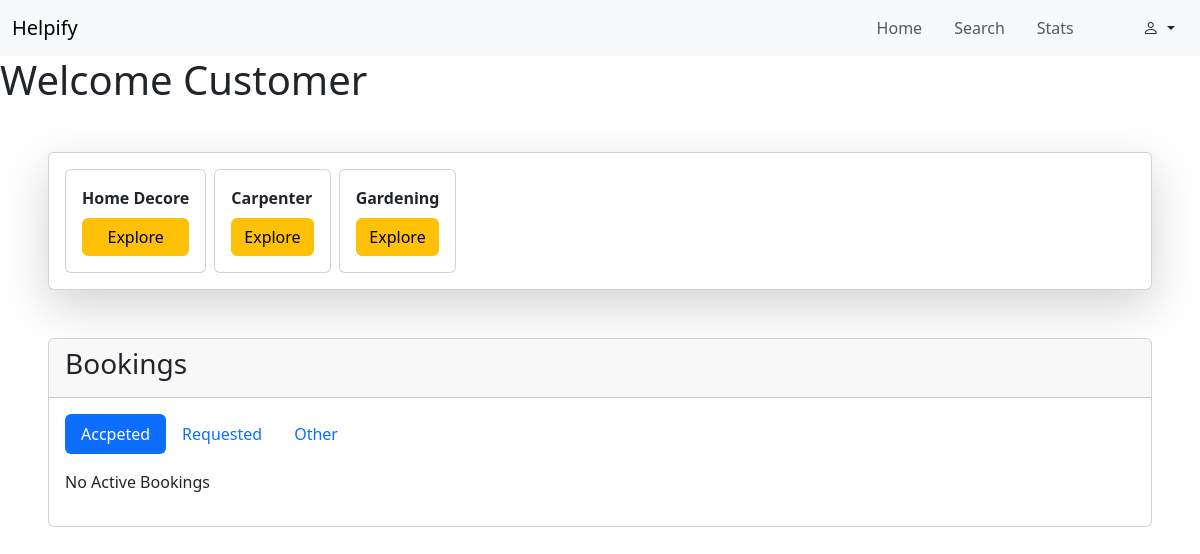
The app's page /customer/dashboard (signed in), older data.
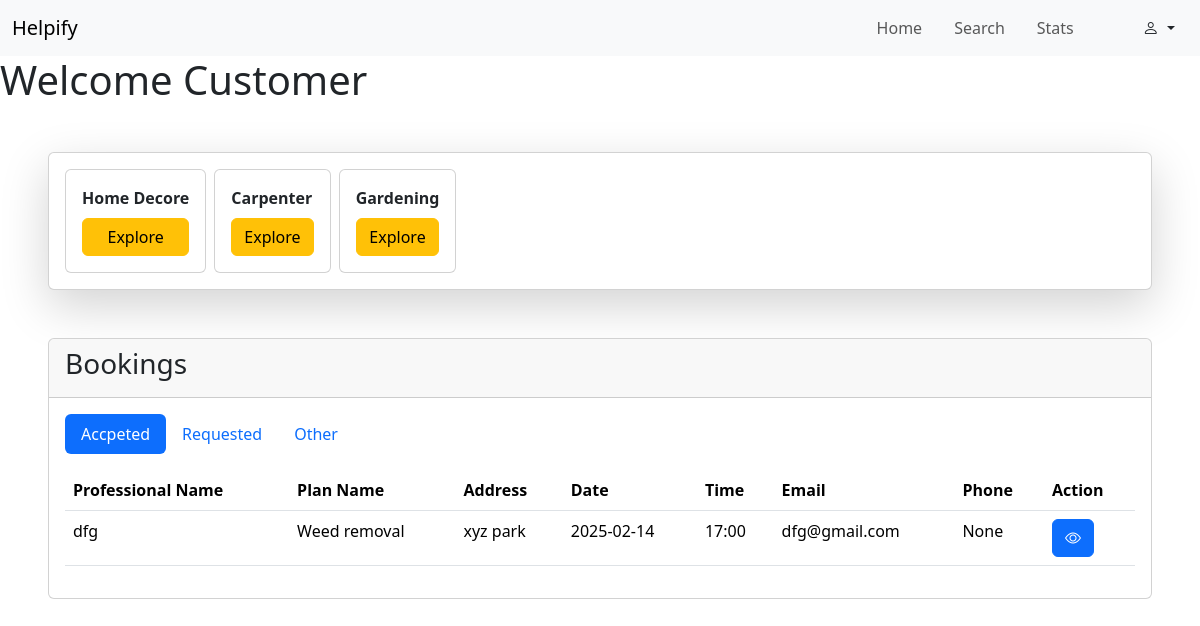
The same page, newer data.
### backend/models.py (models this page shows, shortened)
class ServiceCategory(db.Model):
    __tablename__ = "category"
    id = db.Column(db.Integer, primary_key=True, autoincrement=True)
    name = db.Column(db.String, unique=True)
    base_price = db.Column(db.Integer)
    tags = db.Column(db.String)
    img_url = db.Column(db.String, unique=True)
    service_plans = db.relationship("ServicePlan", backref="category")
    professionals = db.relationship("Professional", backref="category",cascade="all, delete-orphan")

class Booking(db.Model):
    __tablename__ = "booking"
    id = db.Column(db.Integer, primary_key=True, autoincrement=True)
    date = db.Column(db.String)
    time = db.Column(db.String)
    address = db.Column(db.String)
    status = db.Column(db.String)
    rating = db.Column(db.Integer)
    ratingmessage=db.Column(db.String)
    remark=db.Column(db.String)
    professional_id = db.Column(db.Integer, db.ForeignKey("professional.id"), nullable=False)
    customer_id = db.Column(db.Integer, db.ForeignKey("customer.id"), nullable=False)
    category_id = db.Column(db.Integer, db.ForeignKey("category.id"), nullable=False)
    service_plan_id = db.Column(db.Integer, db.ForeignKey("service_plan.id"), nullable=False)

class Professional(db.Model,UserMixin):
    __tablename__ = 'professional'
    id = db.Column(db.Integer, primary_key=True, autoincrement=True)
    name = db.Column(db.String, unique=True)
    address = db.Column(db.String)
    email = db.Column(db.String, unique=True)
    password = db.Column(db.String)
    experience = db.Column(db.Integer)
    phone = db.Column(db.String)
    city = db.Column(db.String)
    status = db.Column(db.String)
    resume=db.Column(db.String)
    category_id = db.Column(db.Integer, db.ForeignKey("category.id"))
    all_plans = db.relationship("ServicePlan", backref="professional", cascade="all, delete-orphan")
    assigned_booking = db.relationship("Booking", backref="professional", cascade="all, delete-orphan")

class ServicePlan(db.Model):
    __tablename__ = "service_plan"
    id = db.Column(db.Integer, primary_key=True, autoincrement=True)
    name = db.Column(db.String, unique=True)
    price = db.Column(db.Integer)
    description = db.Column(db.String)
    planimg=db.Column(db.String)
    tags=db.Column(db.String)
    category_id = db.Column(db.Integer, db.ForeignKey("category.id"), nullable=False)
    professional_id = db.Column(db.Integer, db.ForeignKey("professional.id"), nullable=False)
    bookings = db.relationship("Booking", backref="service_plan")

class User(db.Model,UserMixin):
    __tablename__ = "customer"
    id = db.Column(db.Integer, primary_key=True, autoincrement=True)
    name = db.Column(db.String, unique=True)
    address = db.Column(db.String)
    city = db.Column(db.String)
    email = db.Column(db.String, unique=True)
    password = db.Column(db.String)
    phone = db.Column(db.String)
    status=db.Column(db.String)
    sent_booking = db.relationship("Booking", backref="customer")

### backend/routes.py (the view, shortened to what this page needs)
@app.route("/customer/dashboard", methods=["GET","POST"])
@login_required
def cust_dash():
    if isinstance(current_user, User):
        if request.method=="GET":
            cat= db.session.query(ServiceCategory).all()
            all_bookings=db.session.query(Booking).filter_by(customer_id=current_user.id).all()
            A_b=[]
            R_b =[]
            O_b = []
            for booking in all_bookings:
                    if booking.status=="Accepted" or booking.status=="inprogress" or booking.status=="Done":
                        A_b.append(booking)
                    elif booking.status == "Requested":
                        R_b.append(booking)
                    else:
                        O_b.append(booking)
            print(O_b)
            return render_template("/customer/dashboard.html",u=current_user,cats=cat,A_b=A_b,R_b = R_b,O_b = O_b)
    else:
        return "unauth"

### app.py (called while the page is built)
def initial_Setup():
    app = Flask(__name__)
    app.config["SQLALCHEMY_DATABASE_URI"]="sqlite:///my_app_db.sqlite3"
    app.config["SECRET_KEY"] = "xyshhfjf"
    login_manager = LoginManager(app)
    @login_manager.user_loader
    def load_user(user_email):
        return db.session.query(Admin).filter_by(email = user_email).first()  or \
             db.session.query(User).filter_by(email = user_email).first() or \
              db.session.query(Professional).filter_by(email = user_email).first()
    db.init_app(app)
    with app.app_context():
        if not os.path.exists("my_app_db.sqlite3"):
            db.create_all()
    app.app_context().push()
    return

### templates/customer/dashboard.html (shortened to what this page needs)
{% extends "/customer/base.html" %}
{% block content %}
<main>
    <h1>Welcome Customer </h1>
    <div class="card mt-5 ms-5 me-5 shadow-lg ">
        <div class="row m-3 gap-2">
            {% for i in cats %}
            <div class="col-3 card p-3" style="width: auto;">
                <b>{{i.name}}</b>
                <button class="btn btn-warning mt-2">Explore</button>
            </div>
            {% endfor %}
        </div>
    </div>
    <div class="card ms-5 me-5 mt-5">
        <div class="card-header">
            <h3>Bookings</h3>
        </div>
        <div class="card-body">
            <ul class="nav nav-pills mb-3" id="pills-tab" role="tablist">
                <li class="nav-item" role="presentation">
                    <button class="nav-link active" id="pills-home-tab" data-bs-toggle="pill"
                        data-bs-target="#pills-Active" type="button" role="tab" aria-controls="pills-home"
                        aria-selected="true">Accpeted</button>
                </li>
                <li class="nav-item" role="presentation">
                    <button class="nav-link" id="pills-profile-tab" data-bs-toggle="pill"
                        data-bs-target="#pills-Requested" type="button" role="tab" aria-controls="pills-profile"
                        aria-selected="false">Requested</button>
                </li>
                <li class="nav-item" role="presentation">
                    <button class="nav-link" id="pills-contact-tab" data-bs-toggle="pill"
                        data-bs-target="#pills-Flagged" type="button" role="tab" aria-controls="pills-contact"
                        aria-selected="false">Other</button>
                </li>
            </ul>
            <div class="tab-content" id="pills-tabContent">
                <div class="tab-pane fade show active" id="pills-Active" role="tabpanel"
                    aria-labelledby="pills-home-tab" tabindex="0">
                    {% if A_b %}
                    <table class="table">
                        <thead>
                            <tr>
                                <th scope="col">Professional Name</th>
                                <th scope="col">Plan Name</th>
                                <th scope="col">Address</th>
                                <th scope="col">Date</th>
                                <th scope="col">Time</th>
                                <th scope="col">Email</th>
                                <th scope="col">Phone</th>
                                <th scope="col">Action</th>
                            </tr>
                        </thead>
                        <tbody>
                            {% for i in A_b %}
                            <tr>
                                <td>{{i.professional.name}}</td>
                                <td>{{i.service_plan.name}}</td>
                                <td>{{i.customer.address}}</td>
                                <td>{{i.date}}</td>
                                <td>{{i.time}}</td>
                                <td>{{i.professional.email}}</td>
                                <td>{{i.professional.phone}}</td>
                                <td>
                                    <button class="btn btn-primary" type="button" data-bs-toggle="modal"
                                        data-bs-target="#bdetail-{{i.id}}"><i class="bi bi-eye"></i></button>
                                </td>
                            </tr>
                            {% endfor %}
                        </tbody>
                    </table>
                    {% else %}
                    <p>No Active Bookings </p>
                    {% endif %}
                </div>
            </div>
        </div>
    </div>
</main>
{% endblock %}

Row changes from the older to the newer data that the page shows:
added Booking: professional.name "dfg", service_plan.name "Weed removal", customer.address "xyz park", date "2025-02-14", time "17:00", professional.email "dfg@gmail.com", professional.phone "None"
Text that changed along with them:
text no longer shown: "No Active Bookings"
text now shown: "Professional Name Plan Name Address Date Time Email Phone Action"
